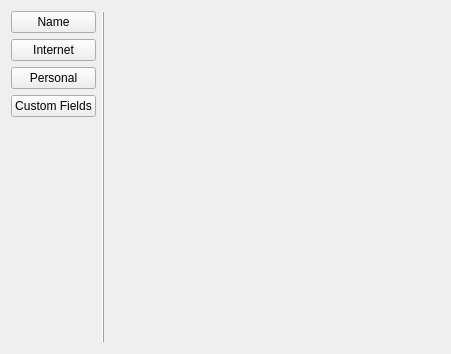
<?xml version="1.0" encoding="UTF-8"?>
<ui version="4.0">
 <class>EditorMore</class>
 <widget class="QWidget" name="EditorMore">
  <property name="geometry">
   <rect>
    <x>0</x>
    <y>0</y>
    <width>451</width>
    <height>354</height>
   </rect>
  </property>
  <property name="windowTitle">
   <string>Form</string>
  </property>
  <layout class="QHBoxLayout" name="horizontalLayout">
   <item>
    <layout class="QVBoxLayout" name="verticalLayout">
     <item>
      <widget class="QPushButton" name="namePageButton">
       <property name="text">
        <string>Name</string>
       </property>
      </widget>
     </item>
     <item>
      <widget class="QPushButton" name="internetPageButton">
       <property name="text">
        <string>Internet</string>
       </property>
      </widget>
     </item>
     <item>
      <widget class="QPushButton" name="personalPageButton">
       <property name="text">
        <string>Personal</string>
       </property>
      </widget>
     </item>
     <item>
      <widget class="QPushButton" name="customFieldsPageButton">
       <property name="text">
        <string>Custom Fields</string>
       </property>
      </widget>
     </item>
     <item>
      <spacer name="verticalSpacer">
       <property name="orientation">
        <enum>Qt::Vertical</enum>
       </property>
       <property name="sizeHint" stdset="0">
        <size>
         <width>20</width>
         <height>40</height>
        </size>
       </property>
      </spacer>
     </item>
    </layout>
   </item>
   <item>
    <widget class="QFrame" name="frame">
     <property name="frameShape">
      <enum>QFrame::VLine</enum>
     </property>
     <property name="frameShadow">
      <enum>QFrame::Raised</enum>
     </property>
    </widget>
   </item>
   <item>
    <widget class="QStackedWidget" name="pageWidget">
     <widget class="QWidget" name="page"/>
     <widget class="QWidget" name="page_2"/>
    </widget>
   </item>
  </layout>
 </widget>
 <resources/>
 <connections/>
</ui>
